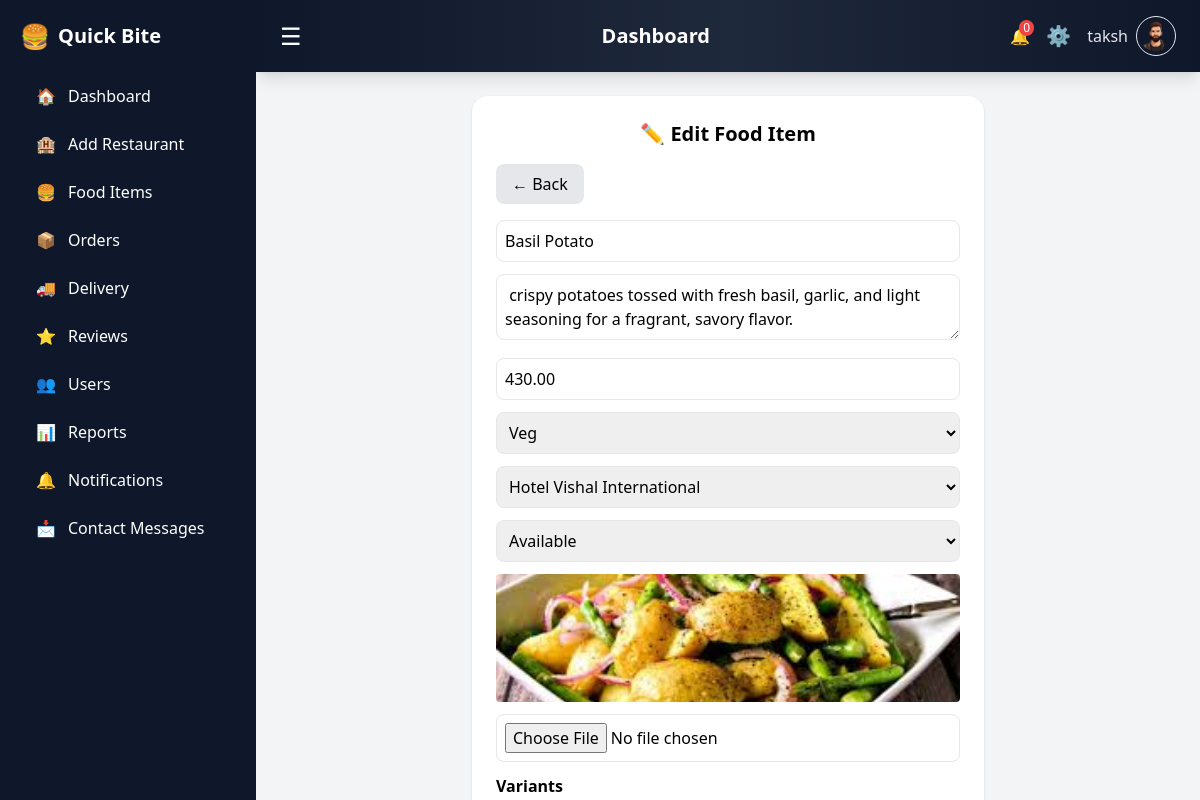
Page /admin/edit_food.php?id=179 (signed in) on the committed database.
### tables this page shows
CREATE TABLE `admin_food_items` (
  `food_id` int(11) NOT NULL,
  `hotel_id` int(11) DEFAULT NULL,
  `admin_id` int(11) DEFAULT NULL,
  `name` varchar(150) DEFAULT NULL,
  `description` text DEFAULT NULL,
  `price` decimal(10,2) DEFAULT NULL,
  `category` enum('Veg','Non-Veg') DEFAULT NULL,
  `image` varchar(255) DEFAULT NULL,
  `status` enum('available','unavailable') DEFAULT 'available',
  `created_at` timestamp NOT NULL DEFAULT current_timestamp()
);

CREATE TABLE `admin_restaurants` (
  `hotel_id` int(11) NOT NULL,
  `admin_id` int(11) DEFAULT NULL,
  `name` varchar(150) DEFAULT NULL,
  `description` text DEFAULT NULL,
  `category` enum('veg','nonveg','both') DEFAULT 'both',
  `open_time` enum('06:00 AM','07:00 AM','08:00 AM','09:00 AM','10:00 AM') DEFAULT NULL,
  `close_time` enum('06:00 PM','07:00 PM','08:00 PM','09:00 PM','10:00 PM','11:00 PM') DEFAULT NULL,
  `address` text DEFAULT NULL,
  `phone` varchar(15) DEFAULT NULL,
  `image` varchar(255) DEFAULT NULL,
  `created_at` timestamp NOT NULL DEFAULT current_timestamp()
);

### admin/edit_food.php (the view, shortened to what this page needs)
<?php
include("db.php");
$id = $_GET['id'];
$data = mysqli_fetch_assoc(mysqli_query($conn, "SELECT * FROM admin_food_items WHERE food_id=$id"));
$restaurants = mysqli_query($conn, "SELECT * FROM admin_restaurants");
?>
<!DOCTYPE html>
<html>
<head>
<script src="https://cdn.tailwindcss.com"></script>
</head>
<body class="bg-gray-100">
<div class="flex h-screen overflow-hidden">
<?php include("sidebar.php"); ?>
<div id="mainContent" class="flex-1 flex flex-col md:ml-64">
<?php include("navbar.php"); ?>
<main class="p-6 flex justify-center">
<div class="bg-white p-6 rounded-2xl shadow w-full max-w-lg">
<h2 class="text-xl font-bold mb-4 text-center">✏️ Edit Food Item</h2>
<a href="food_items.php"
class="inline-block mb-4 px-4 py-2 bg-gray-200 rounded-lg">← Back</a>
<form method="POST" enctype="multipart/form-data" class="space-y-3">
<input type="text" name="name"
value="<?php echo $data['name']; ?>"
class="w-full border p-2 rounded-lg">
<textarea name="description"
class="w-full border p-2 rounded-lg"><?php echo $data['description']; ?></textarea>
<input type="number" name="price"
value="<?php echo $data['price']; ?>"
class="w-full border p-2 rounded-lg">
<select name="category" class="w-full border p-2 rounded-lg">
<option value="<?php echo $data['category']; ?>"><?php echo $data['category']; ?></option>
</select>
<select name="restaurant_id" class="w-full border p-2 rounded-lg">
<?php while($r = mysqli_fetch_assoc($restaurants)){ ?>
<option value="<?php echo $r['hotel_id']; ?>"
<?php if($r['hotel_id']==$data['hotel_id']) echo "selected"; ?>>
<?php echo $r['name']; ?>
</option>
<?php } ?>
</select>
<select name="status" class="w-full border p-2 rounded-lg">
<option value="available" <?php if($data['status']=='available') echo "selected"; ?>>Available</option>
</select>
<img src="uploads/<?php echo $data['image']; ?>"
class="w-full h-32 object-cover rounded">
<input type="file" name="image" class="w-full border p-2 rounded-lg">
<div id="variantContainer" class="space-y-2">
<label class="font-semibold">Variants</label>
</div>
</form>
</div>
</main>
</div>
</div>
</body>
</html>

### rows in the picture
admin_food_items: name "Basil Potato", description "crispy potatoes tossed with fresh basil, garlic, and light seasoning for a fragrant, savory flavor.", price "430.00", category "Veg", restaurant_id "Hotel Vishal International", status "Available", image (picture)

### other values in the picture
$_SESSION['admin_name'] "taksh"
